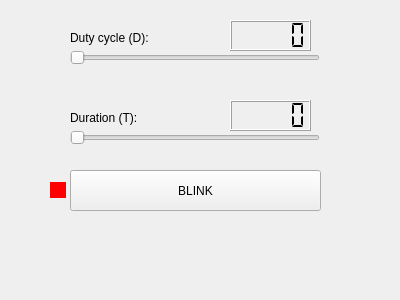
<?xml version="1.0" encoding="UTF-8"?>
<ui version="4.0">
 <class>MainWindow</class>
 <widget class="QMainWindow" name="MainWindow">
  <property name="geometry">
   <rect>
    <x>0</x>
    <y>0</y>
    <width>400</width>
    <height>300</height>
   </rect>
  </property>
  <property name="windowTitle">
   <string>LED Tester</string>
  </property>
  <widget class="QWidget" name="centralWidget">
   <widget class="QSlider" name="durationSlider">
    <property name="geometry">
     <rect>
      <x>70</x>
      <y>130</y>
      <width>250</width>
      <height>16</height>
     </rect>
    </property>
    <property name="minimum">
     <number>1</number>
    </property>
    <property name="maximum">
     <number>10000</number>
    </property>
    <property name="value">
     <number>10</number>
    </property>
    <property name="orientation">
     <enum>Qt::Horizontal</enum>
    </property>
   </widget>
   <widget class="QSlider" name="dutyCycleSlider">
    <property name="geometry">
     <rect>
      <x>70</x>
      <y>50</y>
      <width>250</width>
      <height>16</height>
     </rect>
    </property>
    <property name="minimum">
     <number>1</number>
    </property>
    <property name="maximum">
     <number>99</number>
    </property>
    <property name="orientation">
     <enum>Qt::Horizontal</enum>
    </property>
   </widget>
   <widget class="QLabel" name="dutyCycleTitle">
    <property name="geometry">
     <rect>
      <x>70</x>
      <y>30</y>
      <width>91</width>
      <height>16</height>
     </rect>
    </property>
    <property name="text">
     <string>Duty cycle (D):</string>
    </property>
   </widget>
   <widget class="QLabel" name="durationTitle">
    <property name="geometry">
     <rect>
      <x>70</x>
      <y>110</y>
      <width>81</width>
      <height>16</height>
     </rect>
    </property>
    <property name="text">
     <string>Duration (T):</string>
    </property>
   </widget>
   <widget class="QPushButton" name="blinkButton">
    <property name="geometry">
     <rect>
      <x>70</x>
      <y>170</y>
      <width>251</width>
      <height>41</height>
     </rect>
    </property>
    <property name="text">
     <string>BLINK</string>
    </property>
   </widget>
   <widget class="QLabel" name="ledLabel">
    <property name="geometry">
     <rect>
      <x>50</x>
      <y>182</y>
      <width>16</width>
      <height>16</height>
     </rect>
    </property>
    <property name="maximumSize">
     <size>
      <width>20</width>
      <height>20</height>
     </size>
    </property>
    <property name="autoFillBackground">
     <bool>false</bool>
    </property>
    <property name="styleSheet">
     <string notr="true">QLabel { background-color : red; color : blue; }</string>
    </property>
    <property name="text">
     <string/>
    </property>
   </widget>
   <widget class="QLCDNumber" name="durationlcdNumber">
    <property name="geometry">
     <rect>
      <x>230</x>
      <y>100</y>
      <width>81</width>
      <height>31</height>
     </rect>
    </property>
    <property name="segmentStyle">
     <enum>QLCDNumber::Flat</enum>
    </property>
   </widget>
   <widget class="QLCDNumber" name="dutyCyclelcdNumber">
    <property name="geometry">
     <rect>
      <x>230</x>
      <y>20</y>
      <width>81</width>
      <height>31</height>
     </rect>
    </property>
    <property name="font">
     <font>
      <family>.SF NS Text</family>
     </font>
    </property>
    <property name="digitCount">
     <number>5</number>
    </property>
    <property name="segmentStyle">
     <enum>QLCDNumber::Flat</enum>
    </property>
   </widget>
  </widget>
  <widget class="QMenuBar" name="menuBar">
   <property name="enabled">
    <bool>false</bool>
   </property>
   <property name="geometry">
    <rect>
     <x>0</x>
     <y>0</y>
     <width>400</width>
     <height>22</height>
    </rect>
   </property>
  </widget>
  <widget class="QToolBar" name="mainToolBar">
   <property name="enabled">
    <bool>false</bool>
   </property>
   <property name="maximumSize">
    <size>
     <width>16777215</width>
     <height>0</height>
    </size>
   </property>
   <attribute name="toolBarArea">
    <enum>TopToolBarArea</enum>
   </attribute>
   <attribute name="toolBarBreak">
    <bool>false</bool>
   </attribute>
  </widget>
  <widget class="QStatusBar" name="statusBar">
   <property name="enabled">
    <bool>false</bool>
   </property>
   <property name="maximumSize">
    <size>
     <width>16777215</width>
     <height>0</height>
    </size>
   </property>
  </widget>
 </widget>
 <layoutdefault spacing="6" margin="11"/>
 <resources/>
 <connections/>
</ui>
